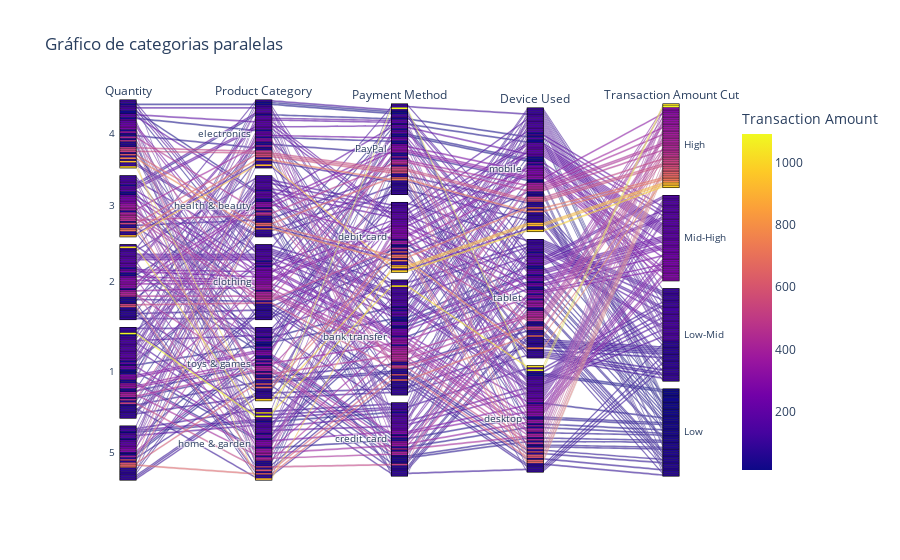

The notebook cell this image was saved under:
### Markdown cell above
Este gráfico muestra la evolución del monto promedio de las transacciones por mes, diferenciando entre humanos y alienígenas desde 2018 hasta 2024, en el se puede observar que los humanos mantienen un monto promedio de transacción bastante estable a lo largo del tiempo, alrededor de los 200 USD, con pocas fluctuaciones. Por otro lado, los alienígenas presentan una mayor variabilidad en el monto promedio, con niveles muy altos que alcanzan hasta los 1400 USD y caídas pronunciadas en varios momentos. Estas alteraciones sugieren que las transacciones alienígenas, aunque menos frecuentes, son mucho más volátiles en cuanto a montos, mientras que las transacciones humanas tienden a ser más consistentes y predecibles.

### Code cell
# c. Gráfico de coordenadas paralelas

# Categorizar "Transaction Amount" en sus cuartiles
df_pandas["Transaction Amount Cut"] = pd.qcut(
    df_pandas["Transaction Amount"], 4, ["Low", "Low-Mid", "Mid-High", "High"]
)

fig_paralel = px.parallel_categories(
    df_pandas.sample(200, random_state = 15).sort_values("Transaction Amount Cut", ascending=False),
    dimensions=[
        "Quantity",
        "Product Category",
        "Payment Method",
        "Device Used",
        "Transaction Amount Cut"
    ],
    color="Transaction Amount",
    title="Gráfico de categorias paralelas"
)
fig_paralel.show()

### Figure 1 — Plotly figure (JSON) as saved in the notebook; plotly's stock layout.template omitted (floating-point values rounded to 4 significant figures; data arrays with more than 128 entries replaced by an {"elided": "..."} marker saying what was removed)
{"data": [{"dimensions": [{"label": "Quantity", "values": {"elided": "200 int values"}}, {"label": "Product Category", "values": {"elided": "200 str values"}}, {"label": "Payment Method", "values": {"elided": "200 str values"}}, {"label": "Device Used", "values": {"elided": "200 str values"}}, {"label": "Transaction Amount Cut", "values": {"elided": "200 str values"}}], "domain": {"x": [0, 1], "y": [0, 1]}, "line": {"color": {"elided": "200 float values"}, "coloraxis": "coloraxis"}, "name": "", "type": "parcats"}], "layout": {"coloraxis": {"colorbar": {"title": {"text": "Transaction Amount"}}, "colorscale": [[0, "#0d0887"], [0.1111, "#46039f"], [0.2222, "#7201a8"], [0.3333, "#9c179e"], [0.4444, "#bd3786"], [0.5556, "#d8576b"], [0.6667, "#ed7953"], [0.7778, "#fb9f3a"], [0.8889, "#fdca26"], [1, "#f0f921"]]}, "legend": {"tracegroupgap": 0}, "title": {"text": "Gráfico de categorias paralelas"}}}
